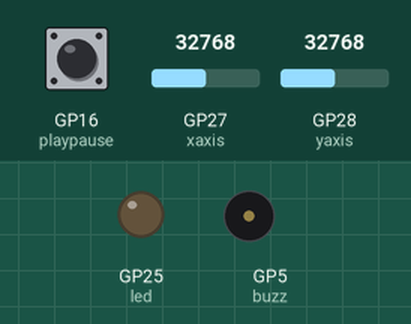
A program run on a simulated Raspberry Pi Pico running MicroPython. Shown: output pins drawn as LEDs (lit = HIGH), buzzer (waves = sounding, pin HIGH). The test bench sets the inputs (shaded band); at power-on: GP27 (xaxis) = 32768, GP16 (playpause) HIGH, GP28 (yaxis) = 32768 (analog values on the 0–65535 scale). WiFi joins after 1.5 s; the clock reads 2024-03-15 10:24:30 at power-on unless the program sets it; the interpreter's speed is modelled, so counts of loop turns are approximate; web requests get an empty 200 reply after 0.4 s; library files of the repository ran but are not shown: mfrc522.py; pins used as bus, display or sensor lines are not drawn; what the program prints to the serial console is not drawn.

Above: at 0.1 s.
At 4.1 s:
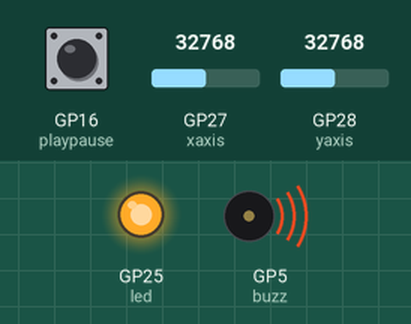
At 5.7 s:
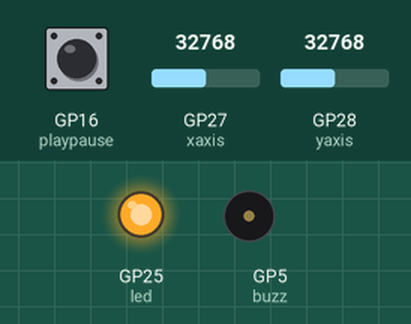
5.8 s: GP27 (xaxis) set to 49616
7.3 s: GP27 (xaxis) set to 50944
Timing chart, 0 to 10.3 s (numbered marks = the images above; inputs shaded):
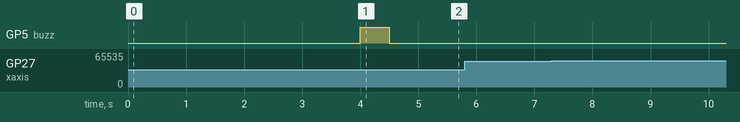

The program:

main.py
```python
connection={'ssid':'********','pwd':'*******','ip':'***.***.***.***','frame_pwd':'*************'}
link=f'http://{connection["ip"]}/?pwd={connection["frame_pwd"]}&input='
import mfrc522
import time
import machine
from machine import Pin,ADC
import network
import ntptime
import urequests,json
time.sleep(2)
buzz=Pin(5,Pin.OUT)
led=Pin('LED',Pin.OUT).high()
wlan = network.WLAN(network.STA_IF)
wlan.active(True)
wlan.connect(connection['ssid'],connection['pwd'])
count=0


while not wlan.isconnected():
    print('waiting for connection...',wlan.isconnected())
    time.sleep(2)
    count=count+1
    if count>10:
        machine.reset()
print(wlan.status())
ip=wlan.ifconfig()[0]
print(ip)
led=Pin('LED',Pin.OUT)

count=0
TEMPERATURE_UNITS = {
    "standard": "K",
    "metric": "°C",
    "imperial": "°F",
}

SPEED_UNITS = {
    "standard": "m/s",
    "metric": "m/s",
    "imperial": "mph",
}
units = "metric"


def RUN():

    rdr = mfrc522.MFRC522(sck=2, miso=4, mosi=3, cs=1, rst=0)
    sss=''
    out=''
    volume=50
    playpause=Pin(16,Pin.IN,Pin.PULL_UP)
    playback=True
    yaxis=ADC(28)
    xaxis=ADC(27)
    datasend=False
    segment=4
    try:
        while True:
            try:
                x=(int(xaxis.read_u16()/100))
                y=(int(yaxis.read_u16()/100))
                print(playpause.value())
                if(playpause.value()==0):
                    print((urequests.get(link+'playback:'+str(playback)).text))
                    playback=not playback

                if x<100:

                    volume=volume+3
                    if volume>100:
                        volume=100
                    print(str(link+str('volume:'+str(volume))))
                    print(urequests.get(str(link+str('volume:'+str(volume)))).text)
                    time.sleep(1)

                elif x>500:

                    volume=volume-3
                    if volume<0:
                        volume=0
                    print(str(link+str('volume:'+str(volume))))
                    print(urequests.get(str(link+str('volume:'+str(volume)))).text)
                    time.sleep(1)

                if ((x>300 and x<400) and datasend):
                    pass
                    #send(str('volume:'+str(volume)))
                    datasend=not datasend
                if y<100:
                    print((urequests.get(link+'playback:'+'next').text))
                    time.sleep(1)
                elif y>500:
                    print((urequests.get(link+'playback:'+'previous').text))
                    time.sleep(1)
            except Exception as ex:
                print(ex)
            time.sleep(0.02)

            #print(sens.value())
            print("Place card before reader.",end='\r')
            (stat, tag_type) = rdr.request(rdr.REQIDL)

            if stat == rdr.OK:

                (stat, raw_uid) = rdr.anticoll()

                if stat == rdr.OK:
                    print("CARD DETECTED",end='\r')
                    if rdr.select_tag(raw_uid) == rdr.OK:

                        key = [0xFF, 0xFF, 0xFF, 0xFF, 0xFF, 0xFF]

                        if rdr.auth(rdr.AUTHENT1A, segment, key, raw_uid) == rdr.OK:
                            data = rdr.read(segment)
                            datastr = ""
                            for i in data:
                                datastr = datastr + (chr(i))

                            out=out+str(datastr)
                            segment=segment+1
                            rdr.stop_crypto1()
                            if(chr(data[len(data)-1])=='*'):
                                out=out.replace('*',"")
                                print(out)
                                buzz.high()
                                time.sleep(0.5)
                                buzz.low()
                                try:
                                    print((urequests.get(str(link+'url:'+out))).text)
                                except Exception as ex:
                                    print(ex)
                                    pass
                                segment=4
                                out=''
                                global led
                                led.high()
                                time.sleep(1)
                                led.low()

                        else:
                            print("AUTH ERR")
                    else:
                        print("Failed to select tag")
    except KeyboardInterrupt:
        print("EXITING PROGRAM")


if __name__=="__main__":
    try:
        print(time.localtime())
    except Exception as ex:
        print('error')
        print(ex)
    buzz.high()
    time.sleep(0.5)
    buzz.low()
    RUN()
```

Measured:
- after the input at 5.8 s, every drawn part: stays the same
- after the input at 7.3 s, every drawn part: stays the same
